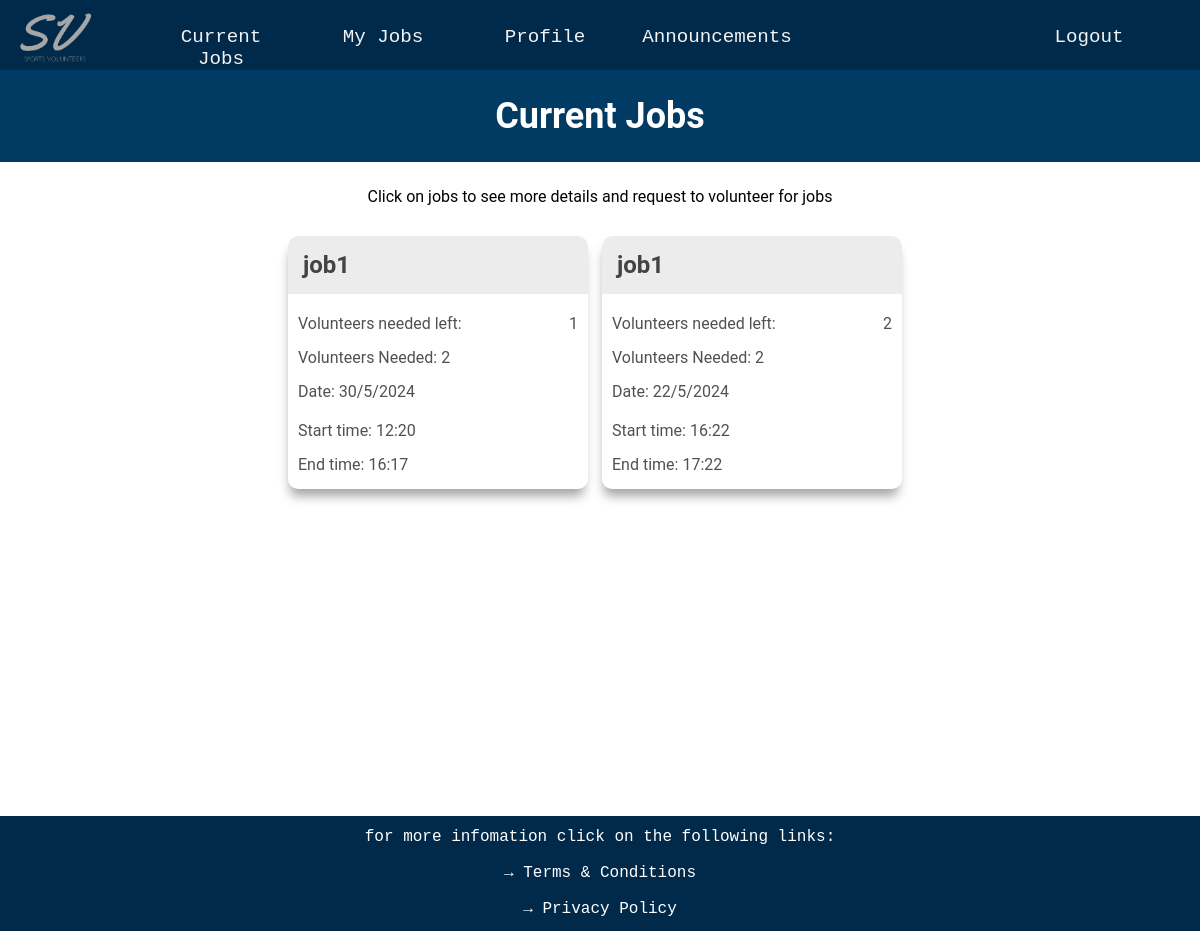
/current_jobs (signed in), run on the app's committed database.
### website/databases.py (models this page shows, shortened)
class Jobs(UserMixin, db.Model):
    __tablename__ = 'jobs'
    job_id = db.Column(db.Integer, primary_key=True)
    job_name = db.Column(db.String(20))
    volunteers_needed = db.Column(db.Integer)
    volunteers_needed_left = db.Column(db.Integer)
    start_time = db.Column(db.String(20))
    end_time = db.Column(db.String(20))
    date = db.Column(db.String(20))
    job_description = db.Column(db.String(300))
    job_qualifications = db.relationship('Qualification', secondary=JobRequirements,
                                         backref=db.backref('required_for_jobs', lazy='subquery'))

### website/routes.py (the view)
@app.route('/current_jobs', methods=['GET', 'POST'])
def current_jobs():
    jobs = Jobs.query.all()
    current_user_id = current_user.get_id()
    user = User.query.get(current_user_id)
    user_qualifications_ids = {q.qualifications_id for q in user.qualifications}
    qualified_jobs_ids = []
    for job in jobs:
        job_requirement_ids = {qr.qualifications_id for qr in job.job_qualifications}
        if job_requirement_ids.issubset(user_qualifications_ids):
            qualified_jobs_ids.append(job.job_id)
    assigned_job_ids = []
    assigned_jobs = UserJobLink.query.filter_by(user_id=current_user_id).all()
    for assigned_job in assigned_jobs:
        assigned_job_ids.append(assigned_job.job_id)
    requested_job_ids = []
    requested_jobs = Requests.query.filter_by(user_id=current_user_id).all()
    for requested in requested_jobs:
        requested_job_ids.append(requested.job_id)
    if 'job_id_request' in request.form:
        job_id_request = request.form['job_id_request']
        new_request = Requests(user_id=current_user_id, job_id=job_id_request)
        db.session.add(new_request)
        db.session.commit()
        return redirect(url_for('current_jobs'))
    return render_template('current_jobs.html', jobs=jobs, qualified_jobs_ids=qualified_jobs_ids,
                           requested_job_ids=requested_job_ids, assigned_job_ids=assigned_job_ids, prescription_level = prescription_level)

### website/databases.py (called while the page is built)
    def get_id(self):
        return str(self.user_id)

### website/routes.py (called while the page is built)
@lm.user_loader
def load_user(user_id):
    return User.query.get(int(user_id))

### website/templates/current_jobs.html (shortened to what this page needs)
{% extends "layout.html" %}
{% block page_content %}
<div class="timetable-title-box">
    <h1 class='timetable-title'>Current Jobs</h1>
</div>
{% if jobs %}
<p class="timetable-guide">Click on jobs to see more details and request to volunteer for jobs</p>
<div class="timetable-boxes">
    {% for job in jobs %}
    <div class="job-content">
        <element class='popup_element' onclick="togglePopup('{{ job.job_id }}')">
            <div class="job-box">
                <div class="job-name-box">
                    <div class="job-name"><b>{{ job.job_name }}</b></div>
                </div>
                <div>Volunteers needed left: <span>{{ job.volunteers_needed_left }}</span></div>
                <div>Volunteers Needed: <span>{{ job.volunteers_needed }}</span></div>
                <div>Date: <span>{{ job.date }}</span></div>
                <div>Start time: <span>{{ job.start_time }}</span></div>
                <div>End time: <span>{{ job.end_time }}</span></div>
            </div>
        </element>
    </div>
    {% endfor %}
</div>
{% else %}
<div class="no-jobs">
    <h1>No jobs found</h1>
    <p>There are no available jobs at the moment.</p>
</div>
{% endif %}
{% endblock %}

### website/static/styles.css (style rules this page uses)
.profile-title, .timetable-title { text-align: center; font-size: 3vw; color: white; }
.p-title-box, .timetable-title-box { background-color: #013A63; padding: 1px; margin-bottom: 25px; }
.timetable-guide { text-align: center; margin-bottom: 30px; }
.timetable-boxes { margin: 0px 50px; text-align: center; }
.job-content { display: inline-block; margin-right: 10px; text-align: left; width: 300px; white-space: nowrap; overflow: hidden; text-overflow: ellipsis; border-radius: 10px; margin-bottom: 20px; box-shadow: -1px 10px 11px -3px rgb(164, 164, 164); }
.job-box { border-radius: 10px; max-width: 300px; color: #515151; }
.job-name-box div { padding: 0px 10px; }
.job-name { font-size: 24px; color: rgb(68, 67, 67); }
.job-box div:nth-child(n + 2) { padding: 0px 10px 10px 10px; margin-bottom: 5px; }
.job-box div:nth-child(2) { display: flex; justify-content: space-between; margin-top: 20px; }
.job-box div:nth-child(4) { margin-bottom: 10px; }
.job-name-box { background-color: #ececec; padding: 15px 5px 15px 5px; border-radius: 10px 10px 0px 0px; }

### data on the page
Jobs: job_name "job1", volunteers_needed_left "1", volunteers_needed "2", date "30/5/2024", start_time "12:20", end_time "16:17"
Jobs: job_name "job1", volunteers_needed_left "2", volunteers_needed "2", date "22/5/2024", start_time "16:22", end_time "17:22"
